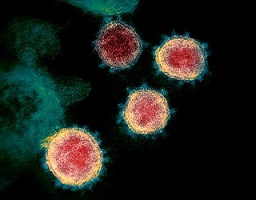
#> input picture TheCorona.jpg, 256 x 200 px
$ python huffman_encoder.py
#> lines starting #> are read from the running program, lines starting #| are printed output that depends on the picture
##Author: Mohammed Kashwah - 500 724 449


import numpy as np
import sys
import matplotlib.pyplot as plt
import collections as clct
import math as mth
import cv2

###########################
####### output of numpy does not get truncated
# np.set_printoptions(threshold = sys.maxsize)


############Classes for Huffman Encoding###########
class Node:
    def __init__(self, symbol = None, weight = None):
        self.symbol = symbol
        self.weight = weight
        self.parent = None
        self.lchild = None
        self.rchild = None
        self.smallest = None
        self.leaf_node = 1
        self.code_word = ""

########Functions#######
def occurnaces(x):
    a = clct.Counter(x)
    return a

def myEntropy(x):
    a = clct.Counter(x)
    ttl = 0
    for x in a: #will count total number of elemnts in x
        ttl = ttl + a[x]

    entrp_props = {}
    for x in a:
        entrp_props[x] = a[x] / ttl
    return entrp_props

def calcEntropy(probabilites_dictionary):
    H_s = 0
    for x in probabilites_dictionary:
        H_s = H_s + (probabilites_dictionary[x] * mth.log2(1 / probabilites_dictionary[x]))
    return H_s


def smokeTrees(nodes_list):
    N1 , N2 = None, None
    i = 0
    weight_list = []


    #making list of weights
    for k in range (len(nodes_list)-1):
        for node in nodes_list:
            if node.smallest == None:
                weight_list.append(node.weight)
                i = i+1
            elif node.smallest == 1:
                weight_list.append(float('inf'))

        #finding the smallest weight's index
        indx1 = weight_list.index(min(weight_list))
        #set smallest to 1
        nodes_list[indx1].smallest = 1
        N1 = nodes_list[indx1]
        # print('size of the first weight list', len(weight_list))
        # print('index of the smallest', indx1 )
        #search for the next smallest
        weight_list.clear()
        i = 0
        for node in nodes_list:
            if node.smallest == None:
                weight_list.append(node.weight)
                i = i+1
            elif node.smallest == 1:
                weight_list.append(float('inf'))

        indx2 = weight_list.index(min(weight_list))
        nodes_list[indx2].smallest = 1
        N2 = nodes_list[indx2]
        # print('size of the second weight list', len(weight_list))
        # print('index of the smallest', indx2 )

        #set parent node for those two nodes
        parent_node = Node(None, N1.weight + N2.weight)
        parent_node.lchild = N1
        parent_node.rchild = N2
        parent_node.leaf_node = 0
        parent_node.parent = Node(None, None)
        # parent_node.parent.lchild = N1
        # parent_node.parent.rchild = N2

        N1.parent = parent_node
        N2.parent = parent_node
        nodes_list.append(parent_node)
        weight_list.clear()
        # print(nodes_list.size)
        # for node in nodes_list:
        #     if nodes_list[node].smallest is not None:
    print("Huffman Tree was built")
    return nodes_list

#Traversing and assigning code word
def makingCodeWord(rootNode):
    if rootNode is None:
        return

    # create an empty stack and push root to it
    nodeStack = []
    nodeStack.append(rootNode)
    #  Pop all items one by one. Do following for every popped item
    #   a) print it
    #   b) push its right child
    #   c) push its left child
    # Note that right child is pushed first so that left
    # is processed first */
    while(len(nodeStack) > 0):

        # Pop the top item from stack and print it
        node = nodeStack.pop()

        # Push right and left children of the popped node
        # to stack
        if node.rchild is not None:
            nodeStack.append(node.rchild)
            node.rchild.code_word = node.code_word + "1"
        if node.lchild is not None:
            nodeStack.append(node.lchild)
            node.lchild.code_word = node.code_word + "0"
    print("code words were made")

#This function is encoder function
#Returns an encoded string in binrary: code_word = "010101010101..."
def encode(array, tree):
    code_word = ""
    for a in array:
        for node in tree:
            if a == node.symbol:
                code_word = code_word + node.code_word
    return code_word

##this function is used for decoding
def decode(rootNode, encoded_string):
    decoded_string = ""
    node = rootNode

    for i in range(len(encoded_string)):
        if node.lchild.leaf_node != 1 and encoded_string[i] == "0":
            node = node.lchild
        elif node.rchild.leaf_node != 1 and encoded_string[i] == "1":
            node = node.rchild
        elif node.lchild.leaf_node == 1 and encoded_string[i] == "0":
            decoded_string = decoded_string + node.lchild.symbol
            node = rootNode
        elif node.rchild.leaf_node == 1 and encoded_string[i] == "1":
            decoded_string = decoded_string + node.rchild.symbol
            node = rootNode


    # [8 lines of commented-out code are left out]


    return decoded_string

#this function build the leaf nodes and retruns them in a list
#Returns list[] of nodes where list[i] = Node(symbol, weight)
def nodes_init(occurances_dictionary):
    nodes_list = []
    i = 0
    for symbol, occurnaces in occurances_dictionary.items():
        nodes_list.append(Node(str(symbol), occurnaces))
        i = i+1
    return nodes_list

#This function prints nodes list
def print_node_list(nodes_list):
    for node in nodes_list:
        print(node.symbol, node.weight)

def print_tree(smokedTree):
    print("symbol, weight, parent, lchild, rchild, code word")
    for i in range(len(smokedTree)):
        if smokedTree[i].leaf_node == 1:
            print(smokedTree[i].symbol, smokedTree[i].weight, smokedTree[i].parent.weight, "No Left Child", "No Right Child", smokedTree[i].code_word)
        elif smokedTree[i].leaf_node == 0:
            print(smokedTree[i].symbol, smokedTree[i].weight, smokedTree[i].parent.weight, smokedTree[i].lchild.weight, smokedTree[i].rchild.weight, smokedTree[i].code_word)

#################
###### Testing#########
test_array = 'HUFFMAN IS THE BEST COMPRESSION ALGORITHM'

# print(occurnaces(test_array))
# print(myEntropy(test_array))

a = myEntropy(test_array)
H_s = calcEntropy(a)
print('Entropy of the test statment =', H_s)

##########importing the image
img_imprt = cv2.imread('TheCorona.jpg')
#> img_imprt is the input picture: shape (200, 256, 3); mean B, G, R 26.7, 31.8, 28.4

############different image colors
img_clrd_BGR = np.copy(img_imprt)
img_clrd_RGB = cv2.cvtColor(img_clrd_BGR, cv2.COLOR_BGR2RGB)
img_clrd_YCrCb = cv2.cvtColor(img_clrd_RGB, cv2.COLOR_RGB2YCrCb)
#> img_clrd_YCrCb: shape (200, 256, 3); mean of channels 0, 1, 2 30.2, 126.7, 126
img_gray = cv2.cvtColor(img_clrd_BGR, cv2.COLOR_BGR2GRAY)
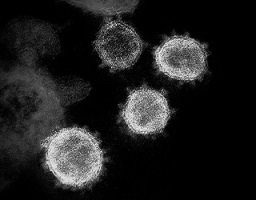
#> img_gray: shape (200, 256); min 0, max 240, mean 30.2


#Separating the components of the RGB picture
img_clrd_YCrCb_Y = img_clrd_YCrCb[:,:,0]
img_clrd_YCrCb_Cr = img_clrd_YCrCb[:,:,1]
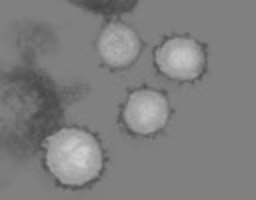
#> img_clrd_YCrCb_Cr: shape (200, 256); min 70, max 207, mean 126.7
img_clrd_YCrCb_Cb = img_clrd_YCrCb[:,:,2]
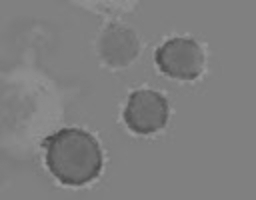
#> img_clrd_YCrCb_Cb: shape (200, 256); min 73, max 153, mean 126

#Reshaping the lenght x length matrix into 2 x length vector
img_clrd_YCrCb_Y_reshaped = img_clrd_YCrCb_Y.reshape(img_clrd_YCrCb_Y.size)
img_clrd_YCrCb_Cr_reshaped = img_clrd_YCrCb_Cr.reshape(img_clrd_YCrCb_Cr.size)
img_clrd_YCrCb_Cb_reshaped = img_clrd_YCrCb_Cb.reshape(img_clrd_YCrCb_Cb.size)
img_gray_reshaped = img_gray.reshape(img_gray.size)

nodes_list = nodes_init(occurnaces(test_array))
nodes_list2 = nodes_init(occurnaces(img_gray_reshaped))
#> the loop in nodes_init (call 2), `for symbol, occurnaces in occurances_dictionary.items():` made 238 passes
#> (symbol, occurnaces) on passes 1 to 3: (0, 19698), (2, 1707), (1, 4337)
#> nodes_list2 = 238 items

# print_node_list(nodes_list)
print_node_list(nodes_list)
#> the loop in print_node_list, `for node in nodes_list:` made 18 passes
#| H 3
#| U 1
#| F 2
#| M 3
#| A 2
#| N 2
#|   5
#| I 3
#> (further printed lines are left out)

####testing encoder and decoder
tree = smokeTrees(nodes_list)
makingCodeWord(tree[len(tree)-1])
print_tree(tree)

encoded_string = encode(test_array, tree)
# encoded_string = encode(test_array, tree)
print("Encoded string is :\n")
print(encoded_string)

# encoded_string = "101010101010"

##decode(rootNode, encoded_string )
decoded_string = decode(tree[len(tree)-1], encoded_string)
print("decoded string is :\n")
print(decoded_string)


# print_tree(tree)


# ##uncomment this part for demo
#open txt file
f = open('output.txt', 'w')

#Calculating Entropy for each channel


y_entropy = calcEntropy(myEntropy(img_clrd_YCrCb_Y_reshaped))
#> the loop in myEntropy (call 2), `for x in a:` made 238 passes
#> (x, ttl) on passes 3, 5, 7: (1, 25742), (7, 27306), (10, 28279)
#> the loop in myEntropy (call 2), `for x in a:` made 238 passes
#> x on passes 3, 5, 7: 1, 7, 10
#> the loop in calcEntropy (call 2), `for x in probabilites_dictionary:` made 238 passes
#> (x, H_s) on passes 3, 5, 7: (1, 0.995), (7, 1.18), (10, 1.3)
#> y_entropy = 5.07
print('Entropy of Y channel =', y_entropy, file = f)
cr_entropy = calcEntropy(myEntropy(img_clrd_YCrCb_Cb_reshaped))
#> cr_entropy = 3.72
print('Entropy of Cr channel =', cr_entropy, file = f)
cb_entropy = calcEntropy(myEntropy(img_clrd_YCrCb_Cr_reshaped))
#> cb_entropy = 4.41
print('Entropy of Cb channel =', cb_entropy, file = f)
gray_entropy = calcEntropy(myEntropy(img_gray_reshaped))
print('Entropy of the gray image =', gray_entropy, file = f)

print('gray image array', img_gray_reshaped, file = f)
print(list(clct.Counter(img_gray_reshaped))[3])
#| 3
print('gray image array', clct.Counter(img_gray_reshaped), file = f)


#closing the file
f.close()
# #### Demo ends here part 1
###############################################################################3
###############################################################################

##Huffman implementation


#testing tings
# c = np.array([[0, 111], [2,3], [3,4]])
# d = c.reshape(6)
# d = myEntropy(d)
# print(d)
# print(img_clrd_YCrCb_Y_reshaped)


##############Figures

plt.figure(1)
plt.imshow(img_clrd_BGR)
cv2.imshow('BGR image', img_clrd_BGR)

plt.title('BGR image')

plt.figure(2)
plt.imshow(img_clrd_RGB)
cv2.imshow('RGB image', img_clrd_RGB)
plt.title('RGB image')

plt.figure(3)
plt.imshow(img_clrd_YCrCb)
plt.title('YCrCb image')
cv2.imshow('YCrCb image', img_clrd_YCrCb)

plt.figure(4)
plt.imshow(img_gray)
plt.title('Gray image')
plt.show()
cv2.imshow('Grayscale image', img_gray)
cv2.waitKey(0)
print(a.get('S'))
